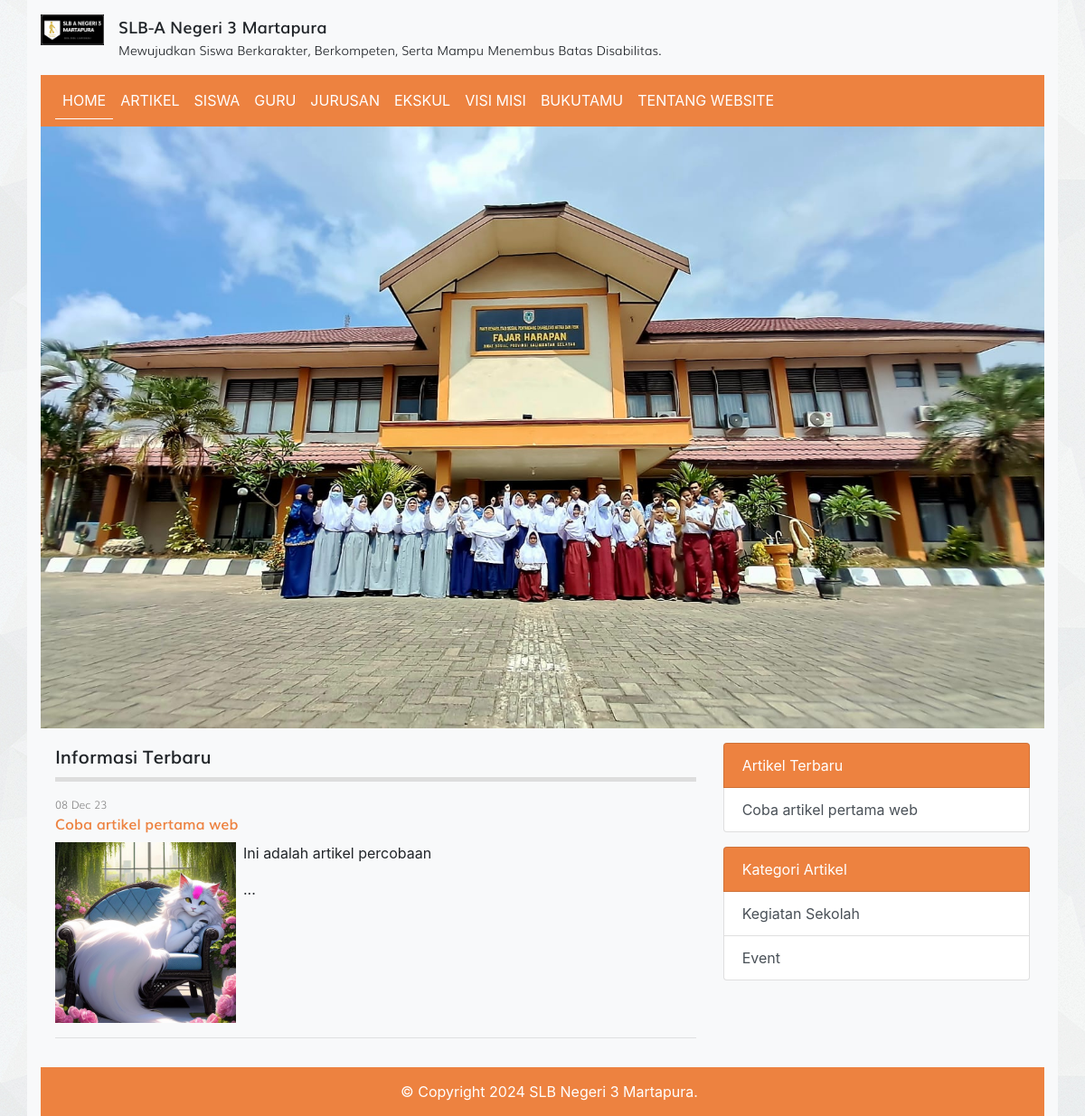
The page / on the database its author committed.
### tables this page shows
CREATE TABLE `tbl_artikel` (
  `id` int(11) NOT NULL AUTO_INCREMENT,
  `judul` varchar(255) DEFAULT NULL,
  `isi` text DEFAULT NULL,
  `tanggal` date DEFAULT NULL,
  `foto` varchar(100) DEFAULT NULL,
  `id_kategori` int(11) DEFAULT NULL,
  PRIMARY KEY (`id`),
  KEY `id_kategori` (`id_kategori`),
  CONSTRAINT `tbl_artikel_ibfk_1` FOREIGN KEY (`id_kategori`) REFERENCES `tbl_kategori_artikel` (`id`) ON DELETE SET NULL ON UPDATE CASCADE
);

CREATE TABLE `tbl_kategori_artikel` (
  `id` int(11) NOT NULL AUTO_INCREMENT,
  `nama_kategori` varchar(30) DEFAULT NULL,
  PRIMARY KEY (`id`)
);

### index.php (the view, shortened to what this page needs)
<?php
require_once 'koneksi.php';
$query = mysqli_query($koneksi, "SELECT * FROM tbl_artikel");
$aktif = 'home';
?>
<!DOCTYPE html>
<html>
<head>
	<link rel="stylesheet" href="resources/fonts/stylesheet.css">
	<link rel="stylesheet" href="resources/css/bootstrap.min.css">
	<link rel="stylesheet" href="resources/css/style.css">
</head>
<body>
	<div class="container bg-light">
		<?php require_once 'topbar.php'; ?>
	</div>
	<?php require_once 'navbar.php'; ?>
	<div class="hero">
		<img src="resources/images/banner_1.jpg" alt="">
	</div>
	<div class="row p-3">
		<div class="col-md-8">
			<div class="title mb-3">
				Informasi Terbaru
			</div>
			<?php while ($artikel = mysqli_fetch_assoc($query)) : ?>
				<div class="artikel">
					<div class="info">
						<div class="post mb-2">
							<span class="tgl"><?= date('d M y', strtotime($artikel['tanggal'])) ?></span>
							<span class="judul"><a href="detail_artikel.php?id=<?= $artikel['id'] ?>"><?= $artikel['judul'] ?></a></span>
						</div>
					</div>
					<div class="detail">
						<div class="clearfix" style="text-align: justify;">
							<img src="images/artikel/<?= $artikel['foto'] ?>" alt="" width="200px" class="float-left mr-2">
							<?= substr($artikel['isi'], 0, 150) . '...' ?>
						</div>
					</div>
					<hr>
				</div>
			<?php endwhile; ?>
		</div>
		<?php require_once 'sidebar.php'; ?>
	</div>
	<div class="text-white footer">
		<?php echo "&copy; Copyright " . date("Y") . " SLB Negeri 3 Martapura."; ?>
	</div>
	</div>
</body>
</html>

### topbar.php
<div class="logo clearfix">
    <div class="float-left mt-3 mb-3">
        <img src="resources/images/logo.jpg" alt="Logo Sekolah" width="70px" class="float-left mr-3">
        <div class="text float-right">
            <span class="slb">SLB-A Negeri 3 Martapura</span><br>
            <span class="visi">Mewujudkan Siswa Berkarakter, Berkompeten, Serta Mampu Menembus Batas Disabilitas.</span>
        </div>
    </div>

### navbar.php (shortened to what this page needs)
<nav class="navbar navbar-expand-lg nav-orange">
	<div class="collapse navbar-collapse" id="navbarNavAltMarkup">
		<div class="navbar-nav">
			<a class="nav-item nav-link text-white navlink <?= $aktif == 'home' ? 'active' : '' ?>" href="index.php">HOME</a>
			<a class="nav-item nav-link text-white navlink <?= $aktif == 'artikel' ? 'active' : '' ?>" href="artikel.php">ARTIKEL</a>
			<a class="nav-item nav-link text-white navlink <?= $aktif == 'siswa' ? 'active' : '' ?>" href="siswa.php">SISWA</a>
			<a class="nav-item nav-link text-white navlink <?= $aktif == 'guru' ? 'active' : '' ?>" href="guru.php">GURU</a>
			<a class="nav-item nav-link text-white navlink <?= $aktif == 'jurusan' ? 'active' : '' ?>" href="jurusan.php">JURUSAN</a>
			<a class="nav-item nav-link text-white navlink <?= $aktif == 'ekskul' ? 'active' : '' ?>" href="ekskul.php">EKSKUL</a>
			<a class="nav-item nav-link text-white navlink <?= $aktif == 'visi_misi' ? 'active' : '' ?>" href="visi_misi.php">VISI MISI</a>
			<a class="nav-item nav-link text-white navlink <?= $aktif == 'bukutamu' ? 'active' : '' ?>" href="bukutamu.php">BUKUTAMU</a>
			<a class="nav-item nav-link text-white navlink <?= $aktif == 'tentang_website' ? 'active' : '' ?>" href="tentang_website.php">TENTANG WEBSITE</a>
		</div>
	</div>
</nav>

### sidebar.php
<?php
$query_artikel_terbaru = mysqli_query($koneksi, "SELECT * FROM tbl_artikel ORDER BY tanggal ASC LIMIT 4");
$query_kategori_artikel= mysqli_query($koneksi, "SELECT * FROM tbl_kategori_artikel LIMIT 4");
?>
<div class="col-sm-4">
	<div class="list-group">
		<span class="list-group-item text-white" style="background-color: #ED8240">Artikel Terbaru</span>
		<?php while($artikel_terbaru = mysqli_fetch_assoc($query_artikel_terbaru)) : ?>
			<a href="detail_artikel.php?id=<?= $artikel_terbaru['id'] ?>" class="list-group-item list-group-item-action"><?= $artikel_terbaru['judul'] ?></a>
		<?php endwhile; ?>
	</div>
	<div class="list-group">
		<span class="list-group-item text-white mt-3" style="background-color: #ED8240">Kategori Artikel</span>
		<?php while($kategori_artikel = mysqli_fetch_assoc($query_kategori_artikel)) : ?>
			<a href="kategori.php?id=<?= $kategori_artikel['id'] ?>" class="list-group-item list-group-item-action"><?= $kategori_artikel['nama_kategori'] ?></a>
		<?php endwhile; ?>
	</div>
</div>

### resources/css/style.css (style rules this page uses)
body { background-image: url('../images/bg_all.jpg'); }
.slb { font-family: 'mulisemibold'; font-size: 18px; }
.visi { font-family: 'mulilight'; font-size: 14px; }
.nav-orange { background-color: #ED8240; }
.navlink { border-bottom: 1px solid #ED8240; transition: .35s; }
.navlink.active { border-bottom: 1px solid #fff; }
.hero img { width: 100%; }
.title { font-family: 'mulisemibold'; font-size: 20px; padding-bottom: 7.5px; border-bottom: 5px solid #ddd }
span.tgl { font-size: 12px; font-family: 'mulilight'; color: #888; display: block; }
span.judul a { text-decoration: none; font-size: 16px; font-family: 'mulisemibold'; color: #ED8240; display: inline-block; transition: .35s; }
.footer { background-color: #ED8240; padding: 15px 15px 15px 30px; text-align: center; }

### rows shown on the page
tbl_artikel: tanggal "08 Dec 23", judul "Coba artikel pertama web", foto (picture), isi "Ini adalah artikel percobaan"
tbl_kategori_artikel: nama_kategori "Kegiatan Sekolah"
tbl_kategori_artikel: nama_kategori "Event"
